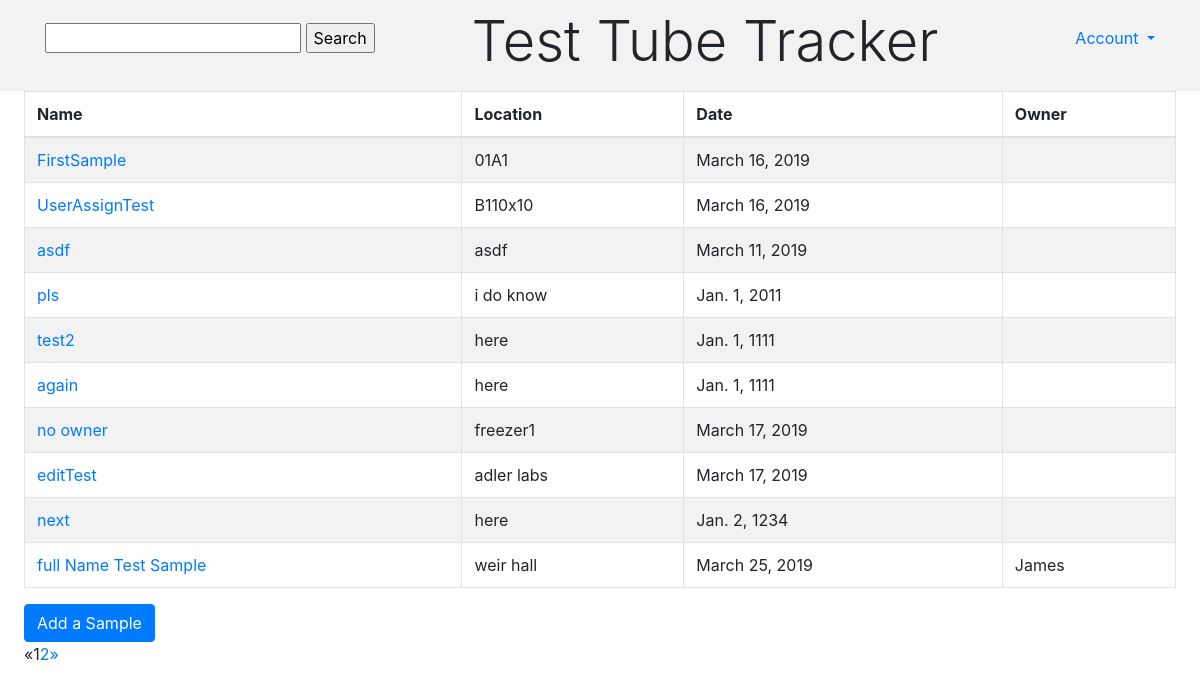
The app's page /catalog/samples/, older data.
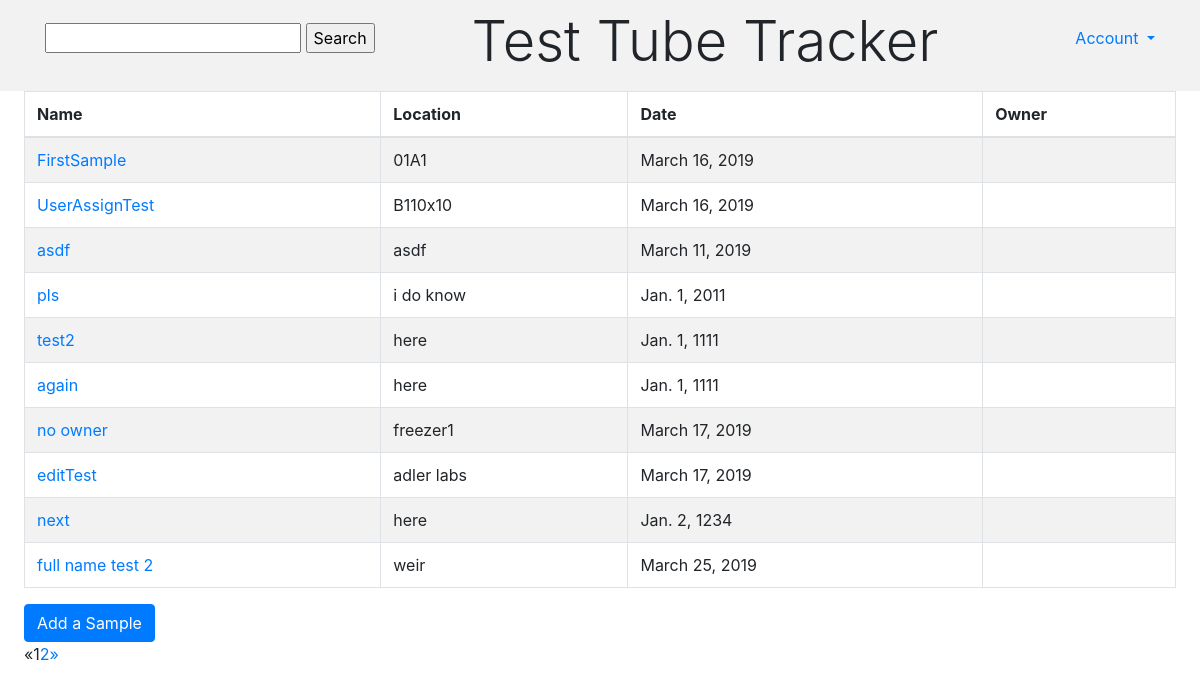
The same page, newer data.
### catalog/models.py (models this page shows)
class Sample(models.Model):
    Name = models.CharField(max_length = 50, default = '', help_text='Enter the name of the sample')
    Date = models.DateField(null=True, blank=True)
    Location = models.CharField(max_length = 20, default = '', help_text='Enter the index of the sample in the freezer')
    Description = models.CharField(max_length=500, blank=True, default='', help_text='Optional: enter a brief description of the sample')
    Owner = models.ForeignKey(User, on_delete=models.CASCADE, null=True, blank=True)
    OwnerFullName = models.CharField(max_length = 50, default = '')
    def get_absolute_url(self):
        return reverse('sample-detail', args=[str(self.pk)])

### catalog/views.py (the view)
# urls.py: path('samples/', views.SampleListView.as_view(), name='sample_list'),
class SampleListView(generic.ListView):
    model = Sample
    paginate_by = 10

### templates/catalog/sample_list.html (shortened to what this page needs)
{% load bootstrap4 %}
{% load staticfiles %}
<head>
<link rel="stylesheet" href="https://stackpath.bootstrapcdn.com/bootstrap/4.3.1/css/bootstrap.min.css">
  <link rel="stylesheet" href="https://maxcdn.bootstrapcdn.com/font-awesome/4.5.0/css/font-awesome.min.css">
  <link rel="stylesheet" href="http://code.ionicframework.com/ionicons/2.0.1/css/ionicons.min.css">
</head>
{% block content %}
<nav class="navbar navbar-light navbar-fixed-top" style="background-color: #f2f2f2;">
  <div class="container">
  <ul class="nav navbar-nav navbar-left">
    <form action="/search/" method="get">
        <input type="text" name="q">
        <input type="submit" value="Search">
    </form>
    </ul>
    <ul class="nav navbar-nav navbar-center">
    <h1 class="display-4">Test Tube Tracker</h1>
    </ul>
    <ul class="dropdown">
          <a href="#" class="dropdown-toggle" data-toggle="dropdown" role="button" aria-haspopup="true" aria-expanded="false">Account </a>
        </ul>
  </div>
</nav>
<div class="px-4">
  {% if sample_list %}
  <table class="table table-striped table-bordered">
  <thead>
    <tr>
      <th scope="col">Name</th>
      <th scope="col">Location</th>
      <th scope="col">Date</th>
      <th scope="col">Owner</th>
    </tr>
  </thead>
  <tbody>
  {% for sample in sample_list %}
    <tr>
        <td><a href="{{ sample.get_absolute_url }}">{{ sample.Name }}</a></td>
        <td>{{ sample.Location }}</td>
        <td>{{ sample.Date }}</td>
        <td>{{ sample.OwnerFullName }}</td>
    </tr>
    {% endfor %}
  </tbody>
  </table>
  {% else %}
    <p>There are no samples in the freezer.</p>
  {% endif %}
  <button  class="btn btn-primary text-white"><a class="text-white" href="{% url 'sample_add' %}">Add a Sample</a></button>
  {% if is_paginated %}
  <ul class="pagination">
    {% if page_obj.has_previous %}
      <li><a href="?page={{ page_obj.previous_page_number }}">&laquo;</a></li>
    {% else %}
      <li class="disabled"><span>&laquo;</span></li>
    {% endif %}
    {% for i in paginator.page_range %}
      {% if page_obj.number == i %}
        <li class="active"><span>{{ i }} <span class="sr-only">(current)</span></span></li>
      {% else %}
        <li><a href="?page={{ i }}">{{ i }}</a></li>
      {% endif %}
    {% endfor %}
    {% if page_obj.has_next %}
      <li><a href="?page={{ page_obj.next_page_number }}">&raquo;</a></li>
    {% else %}
      <li class="disabled"><span>&raquo;</span></li>
    {% endif %}
  </ul>
{% endif %}
{% endblock %}
</div>

Row changes from the older to the newer data that the page shows:
removed Sample: Name "full Name Test Sample", Location "weir hall", Date "March 25, 2019", OwnerFullName "James"
now on this page (row unchanged): Sample: Name "full name test 2", Location "weir", Date "March 25, 2019"
